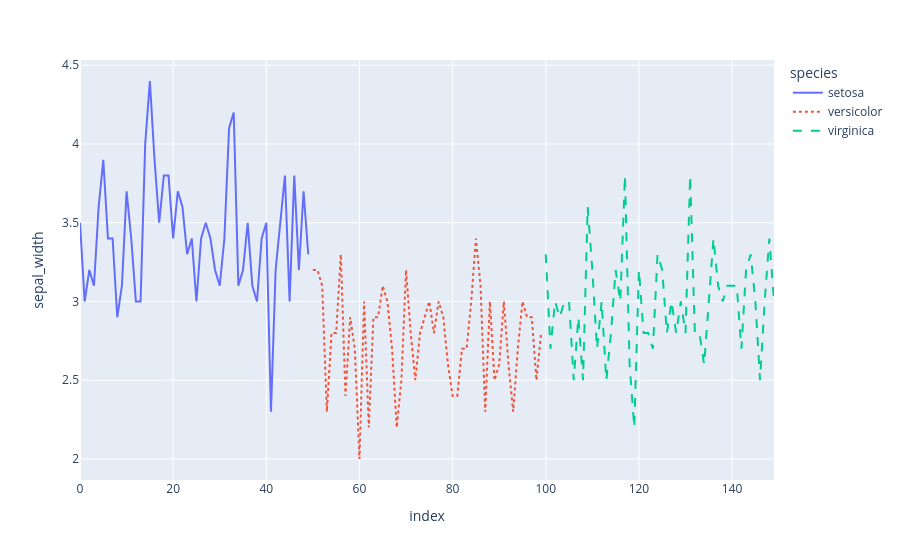

Notebook cell for this chart:
### Code cell
import plotly.express as px

df = px.data.iris()

fig = px.line(df, y="sepal_width", line_dash='species',color='species')

fig.show()

### Figure 1 — Plotly figure (JSON) as saved in the notebook; plotly's stock layout.template omitted (floating-point values rounded to 4 significant figures)
{"data": [{"hovertemplate": "species=setosa<br>index=%{x}<br>sepal_width=%{y}<extra></extra>", "legendgroup": "setosa", "line": {"color": "#636efa", "dash": "solid"}, "marker": {"symbol": "circle"}, "mode": "lines", "name": "setosa", "orientation": "v", "showlegend": true, "type": "scatter", "x": [0, 1, 2, 3, 4, 5, 6, 7, 8, 9, 10, 11, 12, 13, 14, 15, 16, 17, 18, 19, 20, 21, 22, 23, 24, 25, 26, 27, 28, 29, 30, 31, 32, 33, 34, 35, 36, 37, 38, 39, 40, 41, 42, 43, 44, 45, 46, 47, 48, 49], "xaxis": "x", "y": [3.5, 3.0, 3.2, 3.1, 3.6, 3.9, 3.4, 3.4, 2.9, 3.1, 3.7, 3.4, 3.0, 3.0, 4.0, 4.4, 3.9, 3.5, 3.8, 3.8, 3.4, 3.7, 3.6, 3.3, 3.4, 3.0, 3.4, 3.5, 3.4, 3.2, 3.1, 3.4, 4.1, 4.2, 3.1, 3.2, 3.5, 3.1, 3.0, 3.4, 3.5, 2.3, 3.2, 3.5, 3.8, 3.0, 3.8, 3.2, 3.7, 3.3], "yaxis": "y"}, {"hovertemplate": "species=versicolor<br>index=%{x}<br>sepal_width=%{y}<extra></extra>", "legendgroup": "versicolor", "line": {"color": "#EF553B", "dash": "dot"}, "marker": {"symbol": "circle"}, "mode": "lines", "name": "versicolor", "orientation": "v", "showlegend": true, "type": "scatter", "x": [50, 51, 52, 53, 54, 55, 56, 57, 58, 59, 60, 61, 62, 63, 64, 65, 66, 67, 68, 69, 70, 71, 72, 73, 74, 75, 76, 77, 78, 79, 80, 81, 82, 83, 84, 85, 86, 87, 88, 89, 90, 91, 92, 93, 94, 95, 96, 97, 98, 99], "xaxis": "x", "y": [3.2, 3.2, 3.1, 2.3, 2.8, 2.8, 3.3, 2.4, 2.9, 2.7, 2.0, 3.0, 2.2, 2.9, 2.9, 3.1, 3.0, 2.7, 2.2, 2.5, 3.2, 2.8, 2.5, 2.8, 2.9, 3.0, 2.8, 3.0, 2.9, 2.6, 2.4, 2.4, 2.7, 2.7, 3.0, 3.4, 3.1, 2.3, 3.0, 2.5, 2.6, 3.0, 2.6, 2.3, 2.7, 3.0, 2.9, 2.9, 2.5, 2.8], "yaxis": "y"}, {"hovertemplate": "species=virginica<br>index=%{x}<br>sepal_width=%{y}<extra></extra>", "legendgroup": "virginica", "line": {"color": "#00cc96", "dash": "dash"}, "marker": {"symbol": "circle"}, "mode": "lines", "name": "virginica", "orientation": "v", "showlegend": true, "type": "scatter", "x": [100, 101, 102, 103, 104, 105, 106, 107, 108, 109, 110, 111, 112, 113, 114, 115, 116, 117, 118, 119, 120, 121, 122, 123, 124, 125, 126, 127, 128, 129, 130, 131, 132, 133, 134, 135, 136, 137, 138, 139, 140, 141, 142, 143, 144, 145, 146, 147, 148, 149], "xaxis": "x", "y": [3.3, 2.7, 3.0, 2.9, 3.0, 3.0, 2.5, 2.9, 2.5, 3.6, 3.2, 2.7, 3.0, 2.5, 2.8, 3.2, 3.0, 3.8, 2.6, 2.2, 3.2, 2.8, 2.8, 2.7, 3.3, 3.2, 2.8, 3.0, 2.8, 3.0, 2.8, 3.8, 2.8, 2.8, 2.6, 3.0, 3.4, 3.1, 3.0, 3.1, 3.1, 3.1, 2.7, 3.2, 3.3, 3.0, 2.5, 3.0, 3.4, 3.0], "yaxis": "y"}], "layout": {"legend": {"title": {"text": "species"}, "tracegroupgap": 0}, "margin": {"t": 60}, "xaxis": {"anchor": "y", "domain": [0, 1], "title": {"text": "index"}}, "yaxis": {"anchor": "x", "domain": [0, 1], "title": {"text": "sepal_width"}}}}
